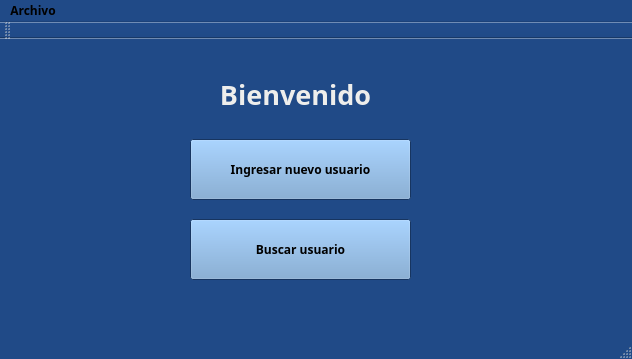
<?xml version="1.0" encoding="UTF-8"?>
<ui version="4.0">
 <class>MainWindow</class>
 <widget class="QMainWindow" name="MainWindow">
  <property name="geometry">
   <rect>
    <x>0</x>
    <y>0</y>
    <width>632</width>
    <height>359</height>
   </rect>
  </property>
  <property name="palette">
   <palette>
    <active>
     <colorrole role="WindowText">
      <brush brushstyle="SolidPattern">
       <color alpha="255">
        <red>238</red>
        <green>238</green>
        <blue>236</blue>
       </color>
      </brush>
     </colorrole>
     <colorrole role="Button">
      <brush brushstyle="SolidPattern">
       <color alpha="255">
        <red>114</red>
        <green>159</green>
        <blue>207</blue>
       </color>
      </brush>
     </colorrole>
     <colorrole role="Light">
      <brush brushstyle="SolidPattern">
       <color alpha="255">
        <red>48</red>
        <green>111</green>
        <blue>203</blue>
       </color>
      </brush>
     </colorrole>
     <colorrole role="Midlight">
      <brush brushstyle="SolidPattern">
       <color alpha="255">
        <red>40</red>
        <green>92</green>
        <blue>169</blue>
       </color>
      </brush>
     </colorrole>
     <colorrole role="Dark">
      <brush brushstyle="SolidPattern">
       <color alpha="255">
        <red>16</red>
        <green>37</green>
        <blue>67</blue>
       </color>
      </brush>
     </colorrole>
     <colorrole role="Mid">
      <brush brushstyle="SolidPattern">
       <color alpha="255">
        <red>21</red>
        <green>49</green>
        <blue>90</blue>
       </color>
      </brush>
     </colorrole>
     <colorrole role="Text">
      <brush brushstyle="SolidPattern">
       <color alpha="255">
        <red>238</red>
        <green>238</green>
        <blue>236</blue>
       </color>
      </brush>
     </colorrole>
     <colorrole role="BrightText">
      <brush brushstyle="SolidPattern">
       <color alpha="255">
        <red>255</red>
        <green>255</green>
        <blue>255</blue>
       </color>
      </brush>
     </colorrole>
     <colorrole role="ButtonText">
      <brush brushstyle="SolidPattern">
       <color alpha="255">
        <red>0</red>
        <green>0</green>
        <blue>0</blue>
       </color>
      </brush>
     </colorrole>
     <colorrole role="Base">
      <brush brushstyle="SolidPattern">
       <color alpha="255">
        <red>255</red>
        <green>255</green>
        <blue>255</blue>
       </color>
      </brush>
     </colorrole>
     <colorrole role="Window">
      <brush brushstyle="SolidPattern">
       <color alpha="255">
        <red>32</red>
        <green>74</green>
        <blue>135</blue>
       </color>
      </brush>
     </colorrole>
     <colorrole role="Shadow">
      <brush brushstyle="SolidPattern">
       <color alpha="255">
        <red>238</red>
        <green>238</green>
        <blue>236</blue>
       </color>
      </brush>
     </colorrole>
     <colorrole role="AlternateBase">
      <brush brushstyle="SolidPattern">
       <color alpha="255">
        <red>143</red>
        <green>164</green>
        <blue>195</blue>
       </color>
      </brush>
     </colorrole>
     <colorrole role="ToolTipBase">
      <brush brushstyle="SolidPattern">
       <color alpha="255">
        <red>255</red>
        <green>255</green>
        <blue>220</blue>
       </color>
      </brush>
     </colorrole>
     <colorrole role="ToolTipText">
      <brush brushstyle="SolidPattern">
       <color alpha="255">
        <red>238</red>
        <green>238</green>
        <blue>236</blue>
       </color>
      </brush>
     </colorrole>
    </active>
    <inactive>
     <colorrole role="WindowText">
      <brush brushstyle="SolidPattern">
       <color alpha="255">
        <red>238</red>
        <green>238</green>
        <blue>236</blue>
       </color>
      </brush>
     </colorrole>
     <colorrole role="Button">
      <brush brushstyle="SolidPattern">
       <color alpha="255">
        <red>114</red>
        <green>159</green>
        <blue>207</blue>
       </color>
      </brush>
     </colorrole>
     <colorrole role="Light">
      <brush brushstyle="SolidPattern">
       <color alpha="255">
        <red>48</red>
        <green>111</green>
        <blue>203</blue>
       </color>
      </brush>
     </colorrole>
     <colorrole role="Midlight">
      <brush brushstyle="SolidPattern">
       <color alpha="255">
        <red>40</red>
        <green>92</green>
        <blue>169</blue>
       </color>
      </brush>
     </colorrole>
     <colorrole role="Dark">
      <brush brushstyle="SolidPattern">
       <color alpha="255">
        <red>16</red>
        <green>37</green>
        <blue>67</blue>
       </color>
      </brush>
     </colorrole>
     <colorrole role="Mid">
      <brush brushstyle="SolidPattern">
       <color alpha="255">
        <red>21</red>
        <green>49</green>
        <blue>90</blue>
       </color>
      </brush>
     </colorrole>
     <colorrole role="Text">
      <brush brushstyle="SolidPattern">
       <color alpha="255">
        <red>238</red>
        <green>238</green>
        <blue>236</blue>
       </color>
      </brush>
     </colorrole>
     <colorrole role="BrightText">
      <brush brushstyle="SolidPattern">
       <color alpha="255">
        <red>255</red>
        <green>255</green>
        <blue>255</blue>
       </color>
      </brush>
     </colorrole>
     <colorrole role="ButtonText">
      <brush brushstyle="SolidPattern">
       <color alpha="255">
        <red>0</red>
        <green>0</green>
        <blue>0</blue>
       </color>
      </brush>
     </colorrole>
     <colorrole role="Base">
      <brush brushstyle="SolidPattern">
       <color alpha="255">
        <red>255</red>
        <green>255</green>
        <blue>255</blue>
       </color>
      </brush>
     </colorrole>
     <colorrole role="Window">
      <brush brushstyle="SolidPattern">
       <color alpha="255">
        <red>32</red>
        <green>74</green>
        <blue>135</blue>
       </color>
      </brush>
     </colorrole>
     <colorrole role="Shadow">
      <brush brushstyle="SolidPattern">
       <color alpha="255">
        <red>238</red>
        <green>238</green>
        <blue>236</blue>
       </color>
      </brush>
     </colorrole>
     <colorrole role="AlternateBase">
      <brush brushstyle="SolidPattern">
       <color alpha="255">
        <red>143</red>
        <green>164</green>
        <blue>195</blue>
       </color>
      </brush>
     </colorrole>
     <colorrole role="ToolTipBase">
      <brush brushstyle="SolidPattern">
       <color alpha="255">
        <red>255</red>
        <green>255</green>
        <blue>220</blue>
       </color>
      </brush>
     </colorrole>
     <colorrole role="ToolTipText">
      <brush brushstyle="SolidPattern">
       <color alpha="255">
        <red>238</red>
        <green>238</green>
        <blue>236</blue>
       </color>
      </brush>
     </colorrole>
    </inactive>
    <disabled>
     <colorrole role="WindowText">
      <brush brushstyle="SolidPattern">
       <color alpha="255">
        <red>16</red>
        <green>37</green>
        <blue>67</blue>
       </color>
      </brush>
     </colorrole>
     <colorrole role="Button">
      <brush brushstyle="SolidPattern">
       <color alpha="255">
        <red>114</red>
        <green>159</green>
        <blue>207</blue>
       </color>
      </brush>
     </colorrole>
     <colorrole role="Light">
      <brush brushstyle="SolidPattern">
       <color alpha="255">
        <red>48</red>
        <green>111</green>
        <blue>203</blue>
       </color>
      </brush>
     </colorrole>
     <colorrole role="Midlight">
      <brush brushstyle="SolidPattern">
       <color alpha="255">
        <red>40</red>
        <green>92</green>
        <blue>169</blue>
       </color>
      </brush>
     </colorrole>
     <colorrole role="Dark">
      <brush brushstyle="SolidPattern">
       <color alpha="255">
        <red>16</red>
        <green>37</green>
        <blue>67</blue>
       </color>
      </brush>
     </colorrole>
     <colorrole role="Mid">
      <brush brushstyle="SolidPattern">
       <color alpha="255">
        <red>21</red>
        <green>49</green>
        <blue>90</blue>
       </color>
      </brush>
     </colorrole>
     <colorrole role="Text">
      <brush brushstyle="SolidPattern">
       <color alpha="255">
        <red>16</red>
        <green>37</green>
        <blue>67</blue>
       </color>
      </brush>
     </colorrole>
     <colorrole role="BrightText">
      <brush brushstyle="SolidPattern">
       <color alpha="255">
        <red>255</red>
        <green>255</green>
        <blue>255</blue>
       </color>
      </brush>
     </colorrole>
     <colorrole role="ButtonText">
      <brush brushstyle="SolidPattern">
       <color alpha="255">
        <red>16</red>
        <green>37</green>
        <blue>67</blue>
       </color>
      </brush>
     </colorrole>
     <colorrole role="Base">
      <brush brushstyle="SolidPattern">
       <color alpha="255">
        <red>32</red>
        <green>74</green>
        <blue>135</blue>
       </color>
      </brush>
     </colorrole>
     <colorrole role="Window">
      <brush brushstyle="SolidPattern">
       <color alpha="255">
        <red>32</red>
        <green>74</green>
        <blue>135</blue>
       </color>
      </brush>
     </colorrole>
     <colorrole role="Shadow">
      <brush brushstyle="SolidPattern">
       <color alpha="255">
        <red>238</red>
        <green>238</green>
        <blue>236</blue>
       </color>
      </brush>
     </colorrole>
     <colorrole role="AlternateBase">
      <brush brushstyle="SolidPattern">
       <color alpha="255">
        <red>32</red>
        <green>74</green>
        <blue>135</blue>
       </color>
      </brush>
     </colorrole>
     <colorrole role="ToolTipBase">
      <brush brushstyle="SolidPattern">
       <color alpha="255">
        <red>255</red>
        <green>255</green>
        <blue>220</blue>
       </color>
      </brush>
     </colorrole>
     <colorrole role="ToolTipText">
      <brush brushstyle="SolidPattern">
       <color alpha="255">
        <red>238</red>
        <green>238</green>
        <blue>236</blue>
       </color>
      </brush>
     </colorrole>
    </disabled>
   </palette>
  </property>
  <property name="font">
   <font>
    <family>TakaoPGothic</family>
    <weight>75</weight>
    <bold>true</bold>
   </font>
  </property>
  <property name="windowTitle">
   <string>MainWindow</string>
  </property>
  <property name="autoFillBackground">
   <bool>true</bool>
  </property>
  <widget class="QWidget" name="centralWidget">
   <widget class="QLabel" name="label">
    <property name="geometry">
     <rect>
      <x>190</x>
      <y>40</y>
      <width>211</width>
      <height>31</height>
     </rect>
    </property>
    <property name="font">
     <font>
      <pointsize>20</pointsize>
     </font>
    </property>
    <property name="text">
     <string>Bienvenido</string>
    </property>
    <property name="scaledContents">
     <bool>false</bool>
    </property>
    <property name="alignment">
     <set>Qt::AlignCenter</set>
    </property>
   </widget>
   <widget class="QPushButton" name="pushButton">
    <property name="geometry">
     <rect>
      <x>190</x>
      <y>100</y>
      <width>221</width>
      <height>61</height>
     </rect>
    </property>
    <property name="palette">
     <palette>
      <active>
       <colorrole role="Button">
        <brush brushstyle="SolidPattern">
         <color alpha="255">
          <red>114</red>
          <green>159</green>
          <blue>207</blue>
         </color>
        </brush>
       </colorrole>
      </active>
      <inactive>
       <colorrole role="Button">
        <brush brushstyle="SolidPattern">
         <color alpha="255">
          <red>114</red>
          <green>159</green>
          <blue>207</blue>
         </color>
        </brush>
       </colorrole>
      </inactive>
      <disabled>
       <colorrole role="Button">
        <brush brushstyle="SolidPattern">
         <color alpha="255">
          <red>114</red>
          <green>159</green>
          <blue>207</blue>
         </color>
        </brush>
       </colorrole>
      </disabled>
     </palette>
    </property>
    <property name="text">
     <string>Ingresar nuevo usuario</string>
    </property>
   </widget>
   <widget class="QPushButton" name="pushButton_2">
    <property name="geometry">
     <rect>
      <x>190</x>
      <y>180</y>
      <width>221</width>
      <height>61</height>
     </rect>
    </property>
    <property name="palette">
     <palette>
      <active>
       <colorrole role="Button">
        <brush brushstyle="SolidPattern">
         <color alpha="255">
          <red>114</red>
          <green>159</green>
          <blue>207</blue>
         </color>
        </brush>
       </colorrole>
      </active>
      <inactive>
       <colorrole role="Button">
        <brush brushstyle="SolidPattern">
         <color alpha="255">
          <red>114</red>
          <green>159</green>
          <blue>207</blue>
         </color>
        </brush>
       </colorrole>
      </inactive>
      <disabled>
       <colorrole role="Button">
        <brush brushstyle="SolidPattern">
         <color alpha="255">
          <red>114</red>
          <green>159</green>
          <blue>207</blue>
         </color>
        </brush>
       </colorrole>
      </disabled>
     </palette>
    </property>
    <property name="text">
     <string>Buscar usuario</string>
    </property>
   </widget>
  </widget>
  <widget class="QMenuBar" name="menuBar">
   <property name="geometry">
    <rect>
     <x>0</x>
     <y>0</y>
     <width>632</width>
     <height>21</height>
    </rect>
   </property>
   <widget class="QMenu" name="menuArchivo">
    <property name="title">
     <string>Archivo</string>
    </property>
    <addaction name="actionMinimizar"/>
    <addaction name="actionSalir"/>
   </widget>
   <addaction name="menuArchivo"/>
  </widget>
  <widget class="QToolBar" name="mainToolBar">
   <attribute name="toolBarArea">
    <enum>TopToolBarArea</enum>
   </attribute>
   <attribute name="toolBarBreak">
    <bool>false</bool>
   </attribute>
  </widget>
  <widget class="QStatusBar" name="statusBar"/>
  <action name="actionMinimizar">
   <property name="text">
    <string>Minimizar</string>
   </property>
  </action>
  <action name="actionSalir">
   <property name="text">
    <string>Salir</string>
   </property>
  </action>
  <action name="actionagregar">
   <property name="text">
    <string>agregar</string>
   </property>
  </action>
  <action name="actioncomparar">
   <property name="text">
    <string>comparar</string>
   </property>
  </action>
 </widget>
 <layoutdefault spacing="6" margin="11"/>
 <resources/>
 <connections>
  <connection>
   <sender>actionSalir</sender>
   <signal>triggered()</signal>
   <receiver>MainWindow</receiver>
   <slot>close()</slot>
   <hints>
    <hint type="sourcelabel">
     <x>-1</x>
     <y>-1</y>
    </hint>
    <hint type="destinationlabel">
     <x>315</x>
     <y>179</y>
    </hint>
   </hints>
  </connection>
  <connection>
   <sender>actionMinimizar</sender>
   <signal>triggered()</signal>
   <receiver>MainWindow</receiver>
   <slot>showMinimized()</slot>
   <hints>
    <hint type="sourcelabel">
     <x>-1</x>
     <y>-1</y>
    </hint>
    <hint type="destinationlabel">
     <x>315</x>
     <y>179</y>
    </hint>
   </hints>
  </connection>
  <connection>
   <sender>pushButton</sender>
   <signal>clicked()</signal>
   <receiver>MainWindow</receiver>
   <slot>on_pushButton_clicked()</slot>
   <hints>
    <hint type="sourcelabel">
     <x>294</x>
     <y>140</y>
    </hint>
    <hint type="destinationlabel">
     <x>315</x>
     <y>179</y>
    </hint>
   </hints>
  </connection>
  <connection>
   <sender>pushButton_2</sender>
   <signal>clicked()</signal>
   <receiver>MainWindow</receiver>
   <slot>on_pushButton_2_clicked()</slot>
   <hints>
    <hint type="sourcelabel">
     <x>300</x>
     <y>248</y>
    </hint>
    <hint type="destinationlabel">
     <x>315</x>
     <y>179</y>
    </hint>
   </hints>
  </connection>
 </connections>
 <slots>
  <slot>on_pushButton_clicked()</slot>
  <slot>on_pushButton_2_clicked()</slot>
 </slots>
</ui>
